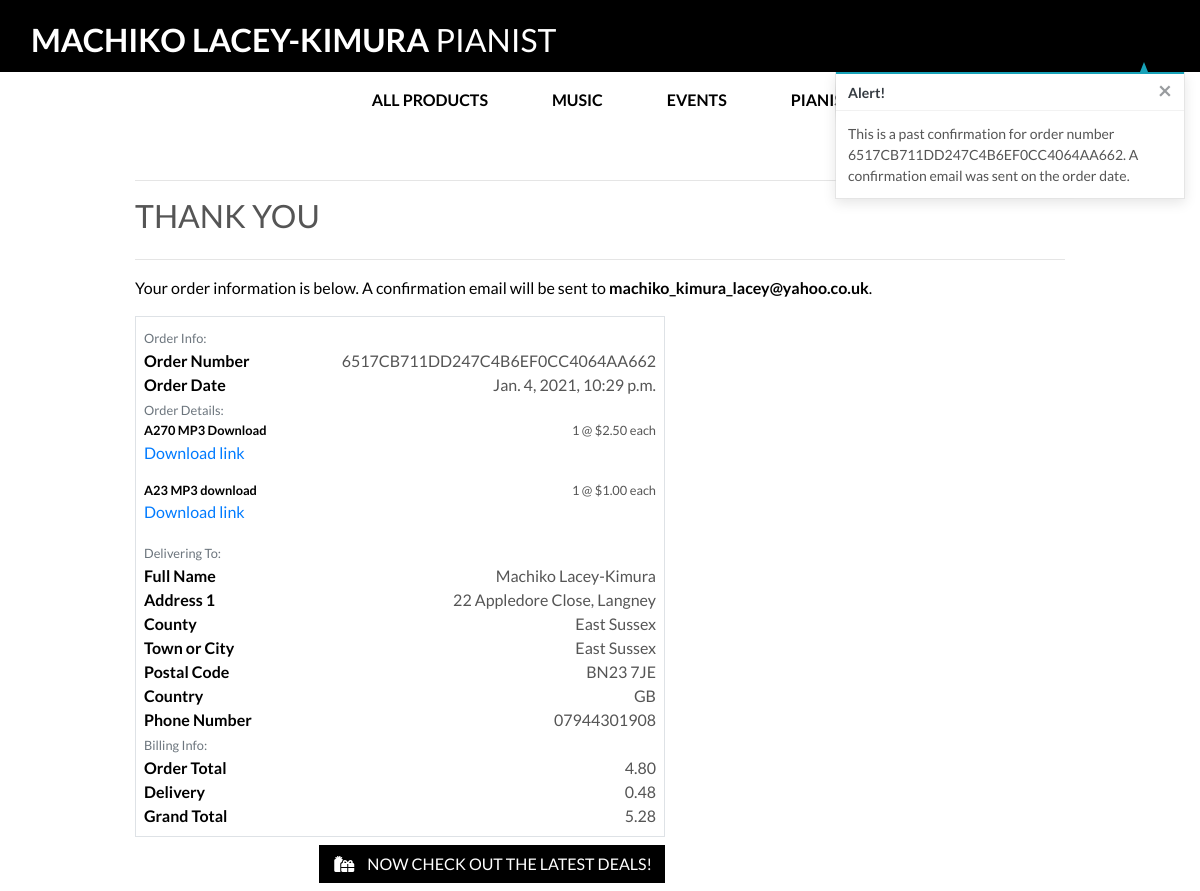
The app's page /profile/order_history/6517CB711DD247C4B6EF0CC4064AA662 with its own data.
### checkout/models.py (models this page shows, shortened)
class Order(models.Model):
    order_number = models.CharField(max_length=32, null=False, editable=False)
    user_profile = models.ForeignKey(UserProfile, on_delete=models.SET_NULL,
                                     null=True, blank=True, related_name='orders')
    full_name = models.CharField(max_length=50, null=False, blank=False)
    email = models.EmailField(max_length=254, null=False, blank=False)
    phone_number = models.CharField(max_length=20, null=False, blank=False)
    country = CountryField(blank_label='Country *', null=False, blank=False)
    postcode = models.CharField(max_length=20, null=True, blank=True)
    town_or_city = models.CharField(max_length=40, null=False, blank=False)
    street_address1 = models.CharField(max_length=80, null=False, blank=False)
    street_address2 = models.CharField(max_length=80, null=True, blank=True)
    county = models.CharField(max_length=80, null=True, blank=True)
    date = models.DateTimeField(auto_now_add=True)
    delivery_cost = models.DecimalField(max_digits=6, decimal_places=2, null=False, default=0)
    order_total = models.DecimalField(max_digits=10, decimal_places=2, null=False, default=0)
    grand_total = models.DecimalField(max_digits=10, decimal_places=2, null=False, default=0)
    original_bag = models.TextField(null=False, blank=False, default='')
    stripe_pid = models.CharField(max_length=254, null=False, blank=False, default='')

class OrderLineItem(models.Model):
    order = models.ForeignKey(Order, null=False, blank=False, on_delete=models.CASCADE, related_name='lineitems')
    product = models.ForeignKey(Product, null=False, blank=False, on_delete=models.CASCADE)
    product_size = models.CharField(max_length=2, null=True, blank=True) # XS, S, M, L, XL
    quantity = models.IntegerField(null=False, blank=False, default=0)
    lineitem_total = models.DecimalField(max_digits=6, decimal_places=2, null=False, blank=False, editable=False)

### products/models.py (models this page shows, shortened)
class Product(models.Model):
    category = models.ForeignKey('Category', null=True, blank=True, on_delete=models.SET_NULL)
    sku = models.CharField(max_length=254, null=True, blank=True)
    name = models.CharField(max_length=254)
    description = models.TextField()
    has_sizes = models.BooleanField(default=False, null=True, blank=True)
    price = models.DecimalField(max_digits=6, decimal_places=2)
    rating = models.DecimalField(max_digits=6, decimal_places=2, null=True, blank=True)
    image_url = models.URLField(max_length=1024, null=True, blank=True)
    image = models.ImageField(null=True, blank=True)
    download_link = models.TextField(null=True, blank=True)

### profiles/views.py (the view)
# urls.py: path('order_history/<order_number>', views.order_history, name='order_history'),
def order_history(request, order_number):
    order = get_object_or_404(Order, order_number=order_number)
    messages.info(request, (
        f'This is a past confirmation for order number {order_number}. '
        'A confirmation email was sent on the order date.'
    ))
    template = 'checkout/checkout_success.html'
    context = {
        'order': order,
        'from_profile': True,
    }
    return render(request, template, context)

### bag/contexts.py (called while the page is built, shortened)
def bag_contents(request):
    bag_items = []
    total = 0
    product_count = 0
    bag = request.session.get('bag', {})
    if total < settings.FREE_DELIVERY_THRESHOLD:
        delivery = total * Decimal(settings.STANDARD_DELIVERY_PERCENTAGE / 100)
        free_delivery_delta = settings.FREE_DELIVERY_THRESHOLD - total
    else:
        delivery = 0
        free_delivery_delta = 0
    grand_total = delivery + total
    context = {
        'bag_items': bag_items,
        'total': total,
        'product_count': product_count,
        'delivery': delivery,
        'free_delivery_delta': free_delivery_delta,
        'free_delivery_threshold': settings.FREE_DELIVERY_THRESHOLD,
        'grand_total': grand_total,
    }
    return context

### checkout/templates/checkout/checkout_success.html (shortened to what this page needs)
{% extends "base.html" %}
{% load static %}
{% block extra_css %}
    <link rel="stylesheet" href="{% static 'checkout/css/checkout.css' %}">
{% endblock %}
{% block page_header %}
    <div class="container header-container">
    </div>
{% endblock %}
{% block content %}
    <div class="overlay"></div>
    <div class="container">
        <div class="row">
            <div class="col">
                <hr>
                <h2 class="logo-font mb-4">Thank You</h2>
                <hr>
                <p class="text-black">Your order information is below. A confirmation email will be sent to <strong>{{ order.email }}</strong>.</p>
            </div>
        </div>
        <div class="row">
            <div class="col-12 col-lg-7">
                <div class="order-confirmation-wrapper p-2 border">
                    <div class="row">
                        <div class="col">
                            <small class="text-muted">Order Info:</small>
                        </div>
                    </div>
                    <div class="row">
                        <div class="col-12 col-md-4">
                            <p class="mb-0 text-black font-weight-bold">Order Number</p>
                        </div>
                        <div class="col-12 col-md-8 text-md-right">
                            <p class="mb-0">{{ order.order_number }}</p>
                        </div>
                    </div>
                    <div class="row">
                        <div class="col-12 col-md-4">
                            <p class="mb-0 text-black font-weight-bold">Order Date</p>
                        </div>
                        <div class="col-12 col-md-8 text-md-right">
                            <p class="mb-0">{{ order.date }}</p>
                        </div>
                    </div>
                    <div class="row">
                        <div class="col">
                            <small class="text-muted">Order Details:</small>
                        </div>
                    </div>
                    {% for item in order.lineitems.all %}
                    <div class="row">
                        <div class="col-12 col-md-4">
                            <p class="small mb-0 text-black font-weight-bold">
                                {{ item.product.name }}{% if item.product_size %} - Size {{ item.product.size|upper }}{% endif %}
                            </p>
                            {% if item.product.download_link %}
                                <p>
                                    <a href="{{ item.product.download_link }}" target="_blank">Download link</a>
                                </p>
                            {% endif %}
                        </div>
                        <div class="col-12 col-md-8 text-md-right">
                            <p class="small mb-0">{{ item.quantity }} @ ${{ item.product.price }} each</p>
                        </div>
                    </div>
                    {% endfor %}
                    <div class="row">
                        <div class="col">
                            <small class="text-muted">Delivering To:</small>
                        </div>
                    </div>
                    <div class="row">
                        <div class="col-12 col-md-4">
                            <p class="mb-0 text-black font-weight-bold">Full Name</p>
                        </div>
                        <div class="col-12 col-md-8 text-md-right">
                            <p class="mb-0">{{ order.full_name }}</p>
                        </div>
                    </div>
                    <div class="row">
                        <div class="col-12 col-md-4">
                            <p class="mb-0 text-black font-weight-bold">Address 1</p>
                        </div>
                        <div class="col-12 col-md-8 text-md-right">
                            <p class="mb-0">{{ order.street_address1 }}</p>
                        </div>
                    </div>
                    {% if order.county %}
                    <div class="row">
                        <div class="col-12 col-md-4">
                            <p class="mb-0 text-black font-weight-bold">County</p>
                        </div>
                        <div class="col-12 col-md-8 text-md-right">
                            <p class="mb-0">{{ order.county }}</p>
                        </div>
                    </div>
                    {% endif %}
                    <div class="row">
                        <div class="col-12 col-md-4">
                            <p class="mb-0 text-black font-weight-bold">Town or City</p>
                        </div>
                        <div class="col-12 col-md-8 text-md-right">
                            <p class="mb-0">{{ order.town_or_city }}</p>
                        </div>
                    </div>
                    {% if order.postcode %}
                    <div class="row">
                        <div class="col-12 col-md-4">
                            <p class="mb-0 text-black font-weight-bold">Postal Code</p>
                        </div>
                        <div class="col-12 col-md-8 text-md-right">
                            <p class="mb-0">{{ order.postcode }}</p>
                        </div>
                    </div>
                    {% endif %}
                    <div class="row">
                        <div class="col-12 col-md-4">
                            <p class="mb-0 text-black font-weight-bold">Country</p>
                        </div>
                        <div class="col-12 col-md-8 text-md-right">
                            <p class="mb-0">{{ order.country }}</p>
                        </div>
                    </div>
                    <div class="row">
                        <div class="col-12 col-md-4">
                            <p class="mb-0 text-black font-weight-bold">Phone Number</p>
                        </div>
                        <div class="col-12 col-md-8 text-md-right">
                            <p class="mb-0">{{ order.phone_number }}</p>
                        </div>
                    </div>
                    <div class="row">
                        <div class="col">
                            <small class="text-muted">Billing Info:</small>
                        </div>
                    </div>
                    <div class="row">
                        <div class="col-12 col-md-4">
                            <p class="mb-0 text-black font-weight-bold">Order Total</p>
                        </div>
                        <div class="col-12 col-md-8 text-md-right">
                            <p class="mb-0">{{ order.order_total }}</p>
                        </div>
                    </div>
                    <div class="row">
                        <div class="col-12 col-md-4">
                            <p class="mb-0 text-black font-weight-bold">Delivery</p>
                        </div>
                        <div class="col-12 col-md-8 text-md-right">
                            <p class="mb-0">{{ order.delivery_cost }}</p>
                        </div>
                    </div>
                    <div class="row">
                        <div class="col-12 col-md-4">
                            <p class="mb-0 text-black font-weight-bold">Grand Total</p>
                        </div>
                        <div class="col-12 col-md-8 text-md-right">
                            <p class="mb-0">{{ order.grand_total }}</p>
                        </div>
                    </div>
                </div>
            </div>
        </div>
        <div class="row">
			<div class="col-12 col-lg-7 text-right">
				<a href="{% url 'products' %}?category=new_arrivals,deals,clearance" class="btn btn-black rounded-0 my-2">
					<span class="icon mr-2">
						<i class="fas fa-gifts"></i>
					</span>
					<span class="text-uppercase">Now check out the latest deals!</span>
				</a>
			</div>
		</div>
    </div>
{% endblock %}

### static/css/base.css (style rules this page uses)
html { height: 100%; }
body { height: calc(100vh - 164px); color: #555; font-family: 'Lato', sans-serif; }
.icon { align-items: center; display: inline-flex; justify-content: center; height: 1.5rem; width: 1.5rem; }
.logo-font { text-transform: uppercase; }
.btn-black { background: black; color: white; }
.text-black { color: #000 !important; }
.overlay { height: 100%; width: 100%; top: 0; left: 0; position: fixed; background: white; z-index: -1; }
@media (min-width: 1200px) { .container { max-width: 80%; } }
@media (min-width: 992px) { .header-container { padding-top: 164px; } }

### records on screen
Order: email "machiko_kimura_lacey@yahoo.co.uk", order_number "6517CB711DD247C4B6EF0CC4064AA662", date "Jan. 4, 2021, 10:29 p.m.", full_name "Machiko Lacey-Kimura", street_address1 "22 Appledore Close, Langney", county "East Sussex", town_or_city "East Sussex", postcode "BN23 7JE", country "GB", phone_number "07944301908", order_total "4.80", delivery_cost "0.48", grand_total "5.28"
OrderLineItem: product.name "A270 MP3 Download", quantity "1", product.price "2.50"
OrderLineItem: product.name "A23 MP3 download", quantity "1", product.price "1.00"

### other values on screen
{{ message }} "This is a past confirmation for order number 6517CB711DD247C4B6EF0CC4064AA662. A confirmation email was sent on the order date."
